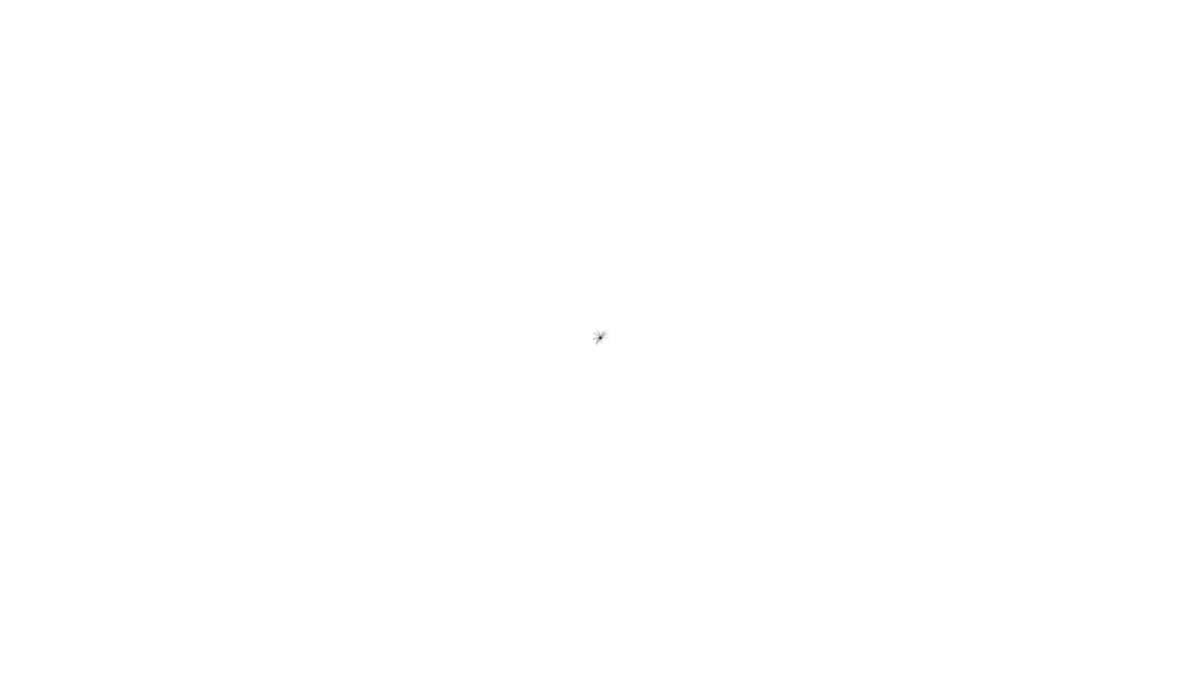
Frame 1 (no input)
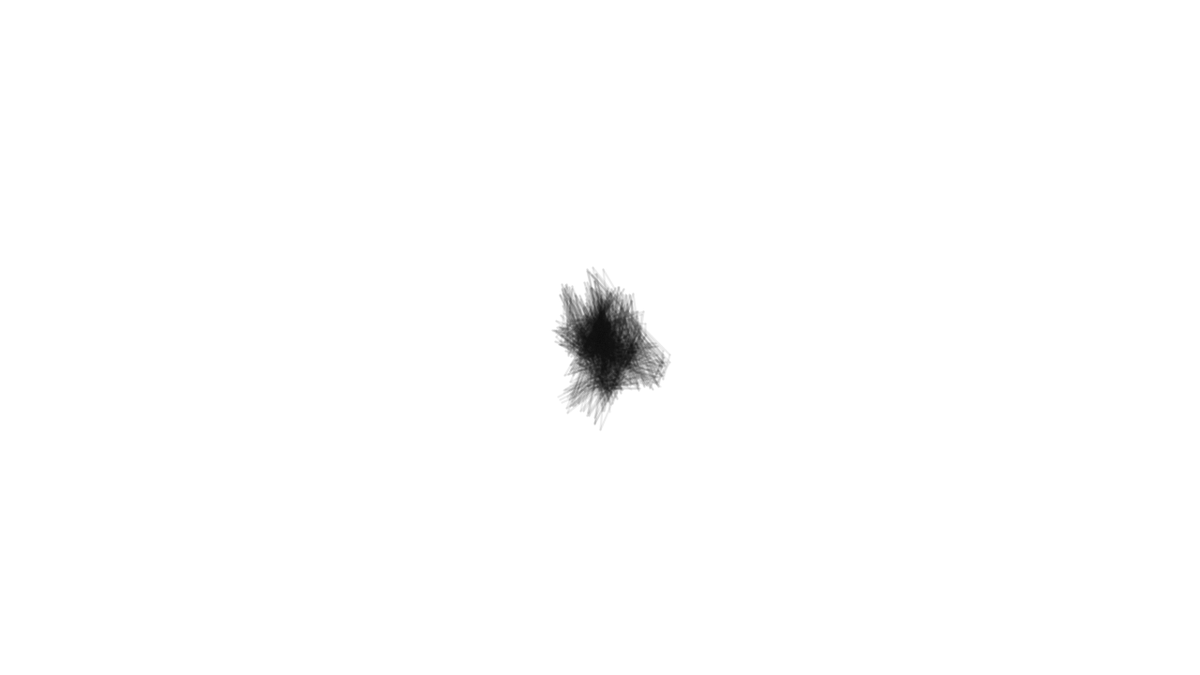
Frame 60 (the mouse pressed at the canvas centre just before this capture)
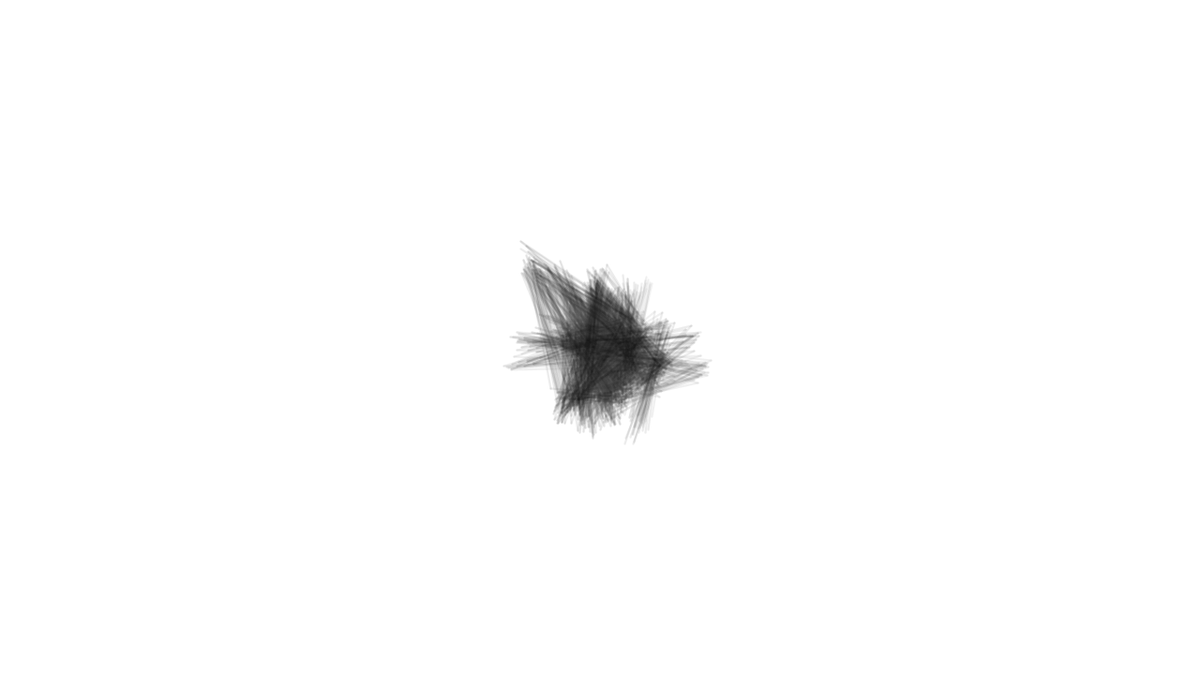
Frame 120 (the mouse held since frame 60 and released just before this capture)

The Processing sketch that drew these frames (run headless with seeded random() and noise(); from frame 60 on, the mouse is pressed at the canvas centre):

// Processing sketch: Spread
// ── Spread.pde
/*
Author >>
Lucas Tonussi

Homepage >>
http://tonussi.github.com

Refs >>
http://processingjs.org/reference/Array/
http://processingjs.org/reference/stroke_/
http://processingjs.org/reference/fill_/
*/

int c0 = 0;
int c1 = 0;
int n = 30;
int t = 0;
float k = 0;
float l = 0;
int drawmode = 0;
boolean stage = true;
int[] nX = new int[n];
int[] nY = new int[n];
int[] rX = new int [n];
int[] rY = new int [n];

void setup () {
  strokeWeight (2.2);
  smooth ();
  background (255);
  size (1280, 720);

  for (int i = 0; i < n; i++) {
    nX[i] = width/2;
    nY[i] = height/2;
  }

  for (int i = 0; i < n; i++) {
    rX[i] = width/2;
    rY[i] = height/2;
  }

}

void draw() {
  t ++;
  if (t>104) {
    fill (255,255,255,60);
    noStroke ();
    rect (0,0,width,height);
    t=0;
  }


  c0++;
  if (c0>1500) {
    c0=0;
  }
  for (int i = 0; i < n; i ++) {
    if ((i>0) && (i < n)) {
      stroke (10,10,10,20);
      line (rX[i],rY[i],rX[i-1],rY[i-1]);
    }
    nX[i] = nX[i] + int (random(-6,6));
    nY[i] = nY[i] + int (random(-6,6));
    rX[i] = rX[i] + int (random(-9,9));
    rY[i] = rY[i] + int (random(-9,9));

    if (((l*k)%60) < 10) {
      if (nX[i]<0 || nX[i] > width) {
        nX[i] = (int) random (0, width);
      }
      if (nY[i]<0 || nY[i] > height) {
        nY[i] = (int) random (0, height);
      }
    } else {
      if (rX[i]<0 || rX[i] > width) {
        rX[i] = (int) random (0, width);
      }
      if (rY[i]<0 || rY[i] > height){
        rY[i] = (int) random (0, height);
      }
    }

    if (((k*l)%20) > 10) {
      fill (10,10,10,70);
    } else {
      fill (255,255,255,70);
    }

    k = (int) random (0,10);
    k = (int) random (0,10);
  }
}
